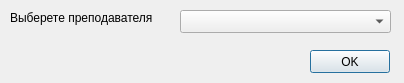
<?xml version="1.0" encoding="UTF-8"?>
<ui version="4.0">
 <class>DialogChoseTeacher</class>
 <widget class="QDialog" name="DialogChoseTeacher">
  <property name="geometry">
   <rect>
    <x>0</x>
    <y>0</y>
    <width>404</width>
    <height>83</height>
   </rect>
  </property>
  <property name="windowTitle">
   <string>Привязка преподавателя</string>
  </property>
  <widget class="QLabel" name="lab_teacher">
   <property name="geometry">
    <rect>
     <x>10</x>
     <y>10</y>
     <width>161</width>
     <height>16</height>
    </rect>
   </property>
   <property name="text">
    <string>Выберете преподавателя</string>
   </property>
  </widget>
  <widget class="QComboBox" name="cb_teacher">
   <property name="geometry">
    <rect>
     <x>180</x>
     <y>10</y>
     <width>211</width>
     <height>23</height>
    </rect>
   </property>
  </widget>
  <widget class="QPushButton" name="pb_c_teacher">
   <property name="geometry">
    <rect>
     <x>310</x>
     <y>50</y>
     <width>80</width>
     <height>23</height>
    </rect>
   </property>
   <property name="text">
    <string>OK</string>
   </property>
  </widget>
 </widget>
 <resources/>
 <connections/>
</ui>
